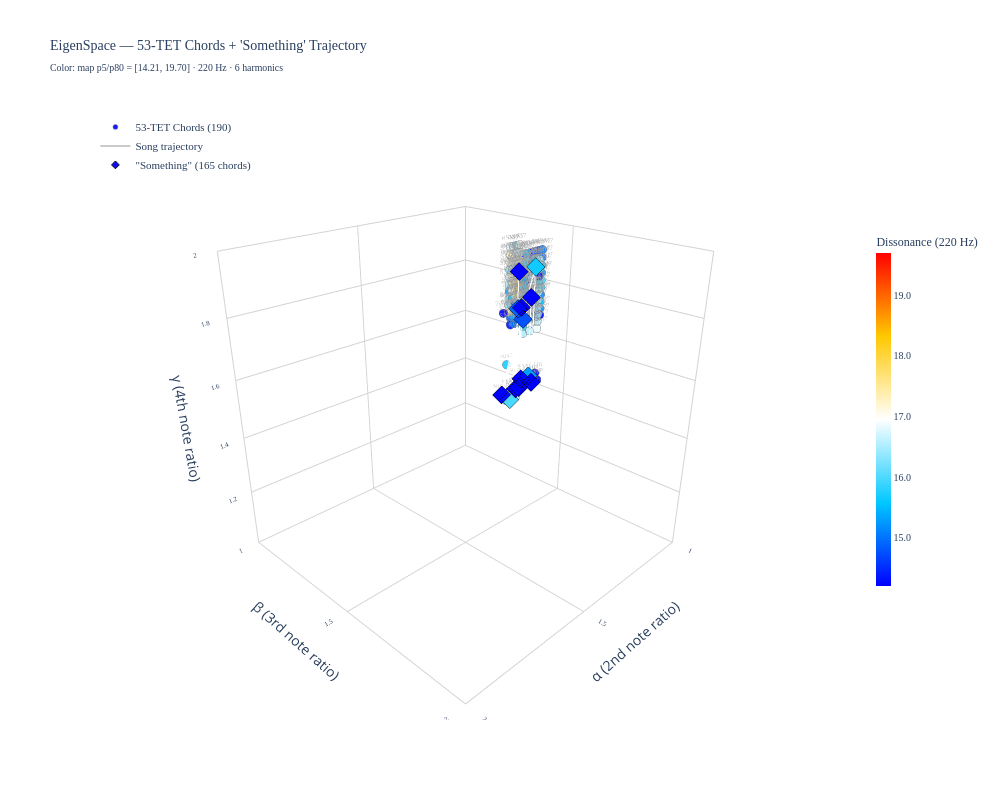

Notebook code cell kept with this figure:
### Code cell
# ============================================================================
# 3D EIGENSPACE VISUALIZATION
# ============================================================================
# Replicates the visualization from Harmonic_Eigenspace.js:
#   - Color scale from the 150³ dissonance MAP (percentiles of the field)
#   - 53-TET chords as positioned dots, colored by their map dissonance
#   - "Something" chords overlaid, same color scale
#   - All dissonance at 220 Hz / 6 harmonics (the map reference)

# ── Color scale from the dissonance MAP ─────────────────────────────────────
# JS:  vmin = percentile(dData, 5);  vmax = percentile(dData, 95);
# dissonance_4D.ipynb:  vmin = np.percentile(dissonance_3d, 5);  vmax = np.percentile(dissonance_3d, 80)
# Both converge on ≈14.21 / ≈19.70 in the stored outputs. Using p5/p80 to match.
D_MAP_MIN = float(np.percentile(dissonance_3d, 5))
D_MAP_MAX = float(np.percentile(dissonance_3d, 80))

print(f"EigenSpace color scale (from 150³ map at 220 Hz):")
print(f"  cmin = {D_MAP_MIN:.4f}  (percentile 5)")
print(f"  cmax = {D_MAP_MAX:.4f}  (percentile 80)")
print(f"  Map absolute range: {dissonance_3d.min():.4f} – {dissonance_3d.max():.4f}")

# JS colorscale: blue → cyan → white → yellow → red
eigenspace_colorscale = [
    [0.00, "rgba(0,   0, 255, 1.0)"],
    [0.25, "rgba(0, 200, 255, 1.0)"],
    [0.50, "rgba(255,255,255, 1.0)"],
    [0.75, "rgba(255,200,  0, 1.0)"],
    [1.00, "rgba(255,  0,  0, 1.0)"],
]

# ── Prepare data ────────────────────────────────────────────────────────────
# 53-TET chords: already computed at 220 Hz in df_53tet
df_ref = df_53tet[df_53tet['in_tetrahedron']].copy()

# "Something" chords: compute D at 220 Hz (same reference as the map)
df_song = df_something[df_something['in_tetrahedron'] & df_something['dissonance'].notna()].copy()
df_song['d_220'] = [
    compute_dissonance(row['alpha'], row['beta'], row['gamma'], base_freq=220.0)
    for _, row in df_song.iterrows()
]

# ── Match each song chord to nearest 53-TET chord name ──────────────────────
ref_pos = df_ref[['alpha', 'beta', 'gamma']].values   # (N_ref, 3)
song_pos = df_song[['alpha', 'beta', 'gamma']].values  # (N_song, 3)

# Euclidean distance in (α, β, γ) space: (N_song, N_ref)
dists = np.sqrt(((song_pos[:, None, :] - ref_pos[None, :, :]) ** 2).sum(axis=2))
nearest_idx = dists.argmin(axis=1)
df_song['matched_name'] = df_ref['name'].values[nearest_idx]
df_song['match_dist'] = dists.min(axis=1)

print(f"\n53-TET chords (in tetrahedron): {len(df_ref)}")
print(f"  D range: {df_ref['dissonance'].min():.3f} – {df_ref['dissonance'].max():.3f}")
print(f"'Something' chords (in tetrahedron): {len(df_song)}")
print(f"  D at 220 Hz: {df_song['d_220'].min():.3f} – {df_song['d_220'].max():.3f}")
print(f"  Matched chord names (top 10): {df_song['matched_name'].value_counts().head(10).to_dict()}")
print(f"  Max match distance: {df_song['match_dist'].max():.6f}")

# ── Build figure ────────────────────────────────────────────────────────────
fig = go.Figure()

# Layer 1: 53-TET reference chords (circles, like JS)
fig.add_trace(go.Scatter3d(
    x=df_ref['alpha'], y=df_ref['beta'], z=df_ref['gamma'],
    mode='markers+text',
    marker=dict(
        size=5,
        color=df_ref['dissonance'],
        colorscale=eigenspace_colorscale,
        cmin=D_MAP_MIN,
        cmax=D_MAP_MAX,
        symbol='circle',
        opacity=0.9,
        line=dict(width=0.5, color='gray'),
    ),
    text=df_ref['name'],
    textposition='top center',
    textfont=dict(size=7, color='rgba(100,100,100,0.6)', family='Source Code Pro'),
    customdata=[
        f"{row['name']} (D: {row['dissonance']:.3f})"
        for _, row in df_ref.iterrows()
    ],
    hovertemplate=(
        '<b>%{customdata}</b><br>'
        'α = %{x:.4f}<br>β = %{y:.4f}<br>γ = %{z:.4f}<extra></extra>'
    ),
    name=f'53-TET Chords ({len(df_ref)})',
    showlegend=True,
))

# Layer 2: Song trajectory line
fig.add_trace(go.Scatter3d(
    x=df_song['alpha'], y=df_song['beta'], z=df_song['gamma'],
    mode='lines',
    line=dict(color='rgba(80, 80, 80, 0.3)', width=2),
    name='Song trajectory',
    showlegend=True,
    hoverinfo='skip',
))

# Layer 3: "Something" chords — same color scale
fig.add_trace(go.Scatter3d(
    x=df_song['alpha'], y=df_song['beta'], z=df_song['gamma'],
    mode='markers',
    marker=dict(
        size=6,
        color=df_song['d_220'],
        colorscale=eigenspace_colorscale,
        cmin=D_MAP_MIN,
        cmax=D_MAP_MAX,
        colorbar=dict(
            title='Dissonance (220 Hz)',
            thickness=15, len=0.6,
            tickfont=dict(size=10, family='Source Code Pro'),
            tickformat='.1f',
        ),
        symbol='diamond',
        opacity=0.95,
        line=dict(width=1, color='black'),
    ),
    customdata=[
        f"{row['matched_name']} (D: {row['d_220']:.3f})"
        for _, row in df_song.iterrows()
    ],
    text=[
        f"{row['matched_name']}<br>"
        f"α={row['alpha']:.4f} β={row['beta']:.4f} γ={row['gamma']:.4f}<br>"
        f"D={row['d_220']:.3f}"
        for _, row in df_song.iterrows()
    ],
    hoverinfo='text',
    name=f'"Something" ({len(df_song)} chords)',
    showlegend=True,
))

fig.update_layout(
    title=dict(
        text="EigenSpace — 53-TET Chords + 'Something' Trajectory<br>"
             f"<sub>Color: map p5/p80 = [{D_MAP_MIN:.2f}, {D_MAP_MAX:.2f}] · 220 Hz · 6 harmonics</sub>",
        font=dict(size=14, family='Source Code Pro'),
    ),
    scene=dict(
        xaxis=dict(title='α (2nd note ratio)', range=[1.0, 2.0],
                   backgroundcolor='white', gridcolor='lightgray',
                   tickfont=dict(family='Source Code Pro', size=9)),
        yaxis=dict(title='β (3rd note ratio)', range=[1.0, 2.0],
                   backgroundcolor='white', gridcolor='lightgray',
                   tickfont=dict(family='Source Code Pro', size=9)),
        zaxis=dict(title='γ (4th note ratio)', range=[1.0, 2.0],
                   backgroundcolor='white', gridcolor='lightgray',
                   tickfont=dict(family='Source Code Pro', size=9)),
        camera=dict(eye=dict(x=1.5, y=1.5, z=1.0)),
        bgcolor='white',
        aspectmode='cube',
    ),
    width=1000, height=800,
    paper_bgcolor='white',
    legend=dict(
        x=0.02, y=0.98,
        font=dict(size=11, family='Source Code Pro'),
        bgcolor='rgba(255,255,255,0.8)',
    ),
)

fig.show()

print(f"\nColor scale: [{D_MAP_MIN:.2f}, {D_MAP_MAX:.2f}] from 150³ EigenSpace map")

### Figure 1 — Plotly figure (JSON) as saved in the notebook; plotly's stock layout.template omitted (floating-point values rounded to 4 significant figures; data arrays with more than 128 entries replaced by an {"elided": "..."} marker saying what was removed)
{"data": [{"customdata": {"elided": "190 str values"}, "hovertemplate": "<b>%{customdata}</b><br>α = %{x:.4f}<br>β = %{y:.4f}<br>γ = %{z:.4f}<extra></extra>", "marker": {"cmax": 19.7, "cmin": 14.21, "color": {"elided": "190 float values"}, "colorscale": [[0, "rgba(0,   0, 255, 1.0)"], [0.25, "rgba(0, 200, 255, 1.0)"], [0.5, "rgba(255,255,255, 1.0)"], [0.75, "rgba(255,200,  0, 1.0)"], [1, "rgba(255,  0,  0, 1.0)"]], "line": {"color": "gray", "width": 0.5}, "opacity": 0.9, "size": 5, "symbol": "circle"}, "mode": "markers+text", "name": "53-TET Chords (190)", "showlegend": true, "text": {"elided": "190 str values"}, "textfont": {"color": "rgba(100,100,100,0.6)", "family": "Source Code Pro", "size": 7}, "textposition": "top center", "type": "scatter3d", "x": {"elided": "190 float values"}, "y": {"elided": "190 float values"}, "z": {"elided": "190 float values"}}, {"hoverinfo": "skip", "line": {"color": "rgba(80, 80, 80, 0.3)", "width": 2}, "mode": "lines", "name": "Song trajectory", "showlegend": true, "type": "scatter3d", "x": {"elided": "165 float values"}, "y": {"elided": "165 float values"}, "z": {"elided": "165 float values"}}, {"customdata": {"elided": "165 str values"}, "hoverinfo": "text", "marker": {"cmax": 19.7, "cmin": 14.21, "color": {"elided": "165 float values"}, "colorbar": {"len": 0.6, "thickness": 15, "tickfont": {"family": "Source Code Pro", "size": 10}, "tickformat": ".1f", "title": {"text": "Dissonance (220 Hz)"}}, "colorscale": [[0, "rgba(0,   0, 255, 1.0)"], [0.25, "rgba(0, 200, 255, 1.0)"], [0.5, "rgba(255,255,255, 1.0)"], [0.75, "rgba(255,200,  0, 1.0)"], [1, "rgba(255,  0,  0, 1.0)"]], "line": {"color": "black", "width": 1}, "opacity": 0.95, "size": 6, "symbol": "diamond"}, "mode": "markers", "name": "\"Something\" (165 chords)", "showlegend": true, "text": {"elided": "165 str values"}, "type": "scatter3d", "x": {"elided": "165 float values"}, "y": {"elided": "165 float values"}, "z": {"elided": "165 float values"}}], "layout": {"height": 800, "legend": {"bgcolor": "rgba(255,255,255,0.8)", "font": {"family": "Source Code Pro", "size": 11}, "x": 0.02, "y": 0.98}, "paper_bgcolor": "white", "scene": {"aspectmode": "cube", "bgcolor": "white", "camera": {"eye": {"x": 1.5, "y": 1.5, "z": 1}}, "xaxis": {"backgroundcolor": "white", "gridcolor": "lightgray", "range": [1, 2], "tickfont": {"family": "Source Code Pro", "size": 9}, "title": {"text": "α (2nd note ratio)"}}, "yaxis": {"backgroundcolor": "white", "gridcolor": "lightgray", "range": [1, 2], "tickfont": {"family": "Source Code Pro", "size": 9}, "title": {"text": "β (3rd note ratio)"}}, "zaxis": {"backgroundcolor": "white", "gridcolor": "lightgray", "range": [1, 2], "tickfont": {"family": "Source Code Pro", "size": 9}, "title": {"text": "γ (4th note ratio)"}}}, "title": {"font": {"family": "Source Code Pro", "size": 14}, "text": "EigenSpace — 53-TET Chords + 'Something' Trajectory<br><sub>Color: map p5/p80 = [14.21, 19.70] · 220 Hz · 6 harmonics</sub>"}, "width": 1000}}
